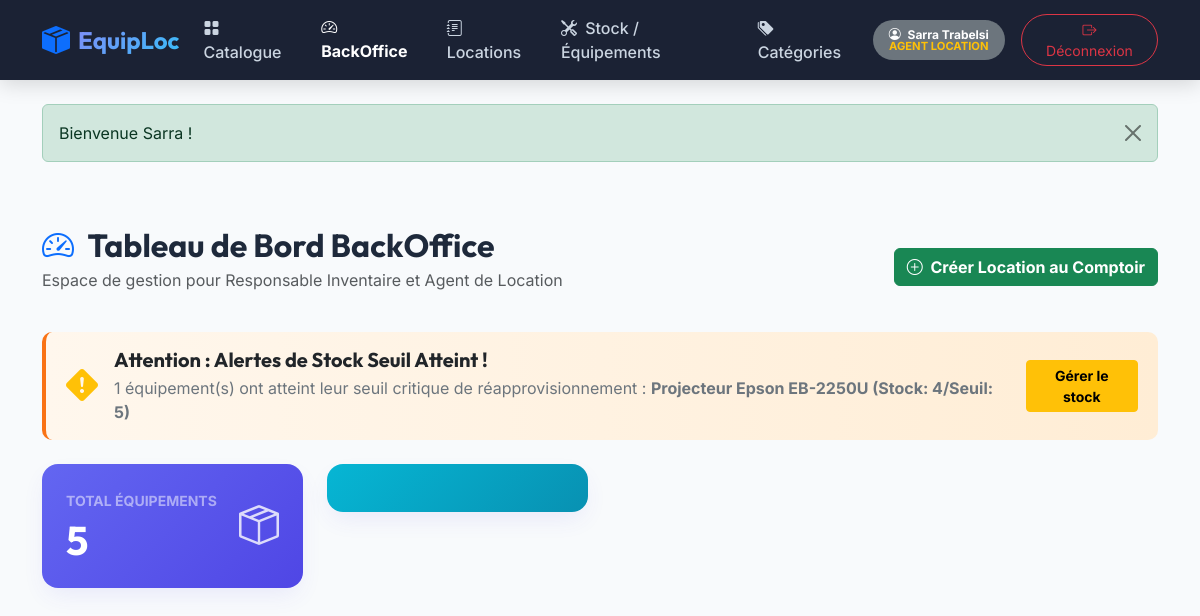
Screenshot of /public/index.php?action=dashboard (signed in) with the database file from the repository.
### tables this page shows
CREATE TABLE `location` (
  `id_location` INT AUTO_INCREMENT PRIMARY KEY,
  `id_client` INT NOT NULL,
  `id_agent` INT DEFAULT NULL,
  `id_equipement` INT NOT NULL,
  `quantite` INT NOT NULL DEFAULT 1,
  `date_debut` DATE NOT NULL,
  `date_fin` DATE NOT NULL,
  `duree_jours` INT NOT NULL DEFAULT 1,
  `montant_total` DECIMAL(10,2) NOT NULL DEFAULT 0.00,
  `frais_supplementaires` DECIMAL(10,2) NOT NULL DEFAULT 0.00,
  `motif_frais` TEXT DEFAULT NULL,
  `statut` ENUM('En attente', 'Validée', 'En cours', 'Terminée', 'Annulée') NOT NULL DEFAULT 'En attente',
  `etat_retour` ENUM('Disponible', 'En maintenance', 'Endommagé') DEFAULT NULL,
  `date_creation` DATETIME NOT NULL DEFAULT CURRENT_TIMESTAMP,
  CONSTRAINT `fk_location_client` FOREIGN KEY (`id_client`) 
    REFERENCES `utilisateur` (`id_utilisateur`) ON DELETE CASCADE ON UPDATE CASCADE,
  CONSTRAINT `fk_location_agent` FOREIGN KEY (`id_agent`) 
    REFERENCES `utilisateur` (`id_utilisateur`) ON DELETE SET NULL ON UPDATE CASCADE,
  CONSTRAINT `fk_location_equipement` FOREIGN KEY (`id_equipement`) 
    REFERENCES `equipement` (`id_equipement`) ON DELETE RESTRICT ON UPDATE CASCADE
);

CREATE TABLE `utilisateur` (
  `id_utilisateur` INT AUTO_INCREMENT PRIMARY KEY,
  `nom` VARCHAR(100) NOT NULL,
  `prenom` VARCHAR(100) NOT NULL,
  `email` VARCHAR(150) NOT NULL UNIQUE,
  `mot_de_passe` VARCHAR(255) NOT NULL,
  `telephone` VARCHAR(20) DEFAULT NULL,
  `role` ENUM('responsable_inventaire', 'agent_location', 'client') NOT NULL DEFAULT 'client',
  `date_creation` DATETIME NOT NULL DEFAULT CURRENT_TIMESTAMP
);

CREATE TABLE `equipement` (
  `id_equipement` INT AUTO_INCREMENT PRIMARY KEY,
  `nom_equipement` VARCHAR(150) NOT NULL,
  `description` TEXT DEFAULT NULL,
  `prix_par_jour` DECIMAL(10,2) NOT NULL DEFAULT 0.00,
  `stock` INT NOT NULL DEFAULT 0,
  `seuil_alerte` INT NOT NULL DEFAULT 5,
  `etat` ENUM('Disponible', 'En location', 'En maintenance', 'Endommagé') NOT NULL DEFAULT 'Disponible',
  `image` VARCHAR(255) DEFAULT 'default_equipement.png',
  `id_categorie` INT NOT NULL,
  CONSTRAINT `fk_equipement_categorie` FOREIGN KEY (`id_categorie`) 
    REFERENCES `categorie` (`id_categorie`) ON DELETE RESTRICT ON UPDATE CASCADE
);

### controllers/DashboardController.php (called while the page is built, shortened)
<?php
require_once __DIR__ . '/../models/Equipement.php';
require_once __DIR__ . '/../models/Location.php';
require_once __DIR__ . '/../config/helpers.php';
class DashboardController {
    private Equipement $equipementModel;
    private Location $locationModel;
    public function __construct() {
        $this->equipementModel = new Equipement();
        $this->locationModel = new Location();
    }
    public function index(): void {
        $equipements   = $this->equipementModel->getAll();
        $alertesStock  = $this->equipementModel->getLowStockAlerts();
        $locations     = $this->locationModel->getAll();
        $totalEquipements = count($equipements);
        require_once __DIR__ . '/../views/backoffice/dashboard.php';
    }
}

### models/Location.php (called while the page is built, shortened)
<?php
require_once __DIR__ . '/../config/database.php';
require_once __DIR__ . '/Equipement.php';
class Location {
    private PDO $db;
    public function __construct() {
        $this->db = Database::getInstance();
    }
    public function getAll(?int $idClient = null): array {
        $sql = "SELECT l.*,
                       e.nom_equipement, e.prix_par_jour, e.image,
                       cat.nom_categorie,
                       client.nom AS client_nom, client.prenom AS client_prenom, client.email AS client_email, client.telephone AS client_telephone,
                       agent.nom AS agent_nom, agent.prenom AS agent_prenom
                FROM location l
                JOIN equipement e ON l.id_equipement = e.id_equipement
                JOIN categorie cat ON e.id_categorie = cat.id_categorie
                JOIN utilisateur client ON l.id_client = client.id_utilisateur
                LEFT JOIN utilisateur agent ON l.id_agent = agent.id_utilisateur";
        $params = [];
        $sql .= " ORDER BY l.id_location DESC";
        $stmt = $this->db->prepare($sql);
        $stmt->execute($params);
        return $stmt->fetchAll();
    }
}

### config/database.php (called while the page is built, shortened)
<?php
class Database {
    private static ?PDO $instance = null;
    public static function getInstance(): PDO {
        if (self::$instance === null) {
            try {
                $dsn = "mysql:host=" . DB_HOST . ";dbname=" . DB_NAME . ";charset=utf8mb4";
                $options = [
                    PDO::ATTR_ERRMODE            => PDO::ERRMODE_EXCEPTION,
                    PDO::ATTR_DEFAULT_FETCH_MODE => PDO::FETCH_ASSOC,
                    PDO::ATTR_EMULATE_PREPARES   => false,
                ];
                self::$instance = new PDO($dsn, DB_USER, DB_PASS, $options);
            } catch (PDOException $e) {
                die("Erreur de connexion à la base de données : " . htmlspecialchars($e->getMessage()));
            }
        }
        return self::$instance;
    }
}

### models/Equipement.php (called while the page is built, shortened)
<?php
require_once __DIR__ . '/../config/database.php';
class Equipement {
    private PDO $db;
    public function __construct() {
        $this->db = Database::getInstance();
    }
    public function getAll(): array {
        $sql = "SELECT e.*, c.nom_categorie
                FROM equipement e
                JOIN categorie c ON e.id_categorie = c.id_categorie
                ORDER BY e.id_equipement DESC";
        return $this->db->query($sql)->fetchAll();
    }
    public function getLowStockAlerts(): array {
        $sql = "SELECT e.*, c.nom_categorie
                FROM equipement e
                JOIN categorie c ON e.id_categorie = c.id_categorie
                WHERE e.stock <= e.seuil_alerte
                ORDER BY e.stock ASC";
        return $this->db->query($sql)->fetchAll();
    }
}

### views/backoffice/dashboard.php (the view, shortened to what this page needs)
<?php
require_once __DIR__ . '/../layout/header.php';
require_once __DIR__ . '/../layout/navbar.php';
?>
<div class="container py-5">
    <div class="d-flex justify-content-between align-items-center mb-4">
        <div>
            <h2 class="fw-bold mb-1"><i class="bi bi-speedometer2 text-primary me-2"></i> Tableau de Bord BackOffice</h2>
            <p class="text-muted">Espace de gestion pour Responsable Inventaire et Agent de Location</p>
        </div>
        <div class="d-flex gap-2">
            <a href="<?= BASE_URL ?>/index.php?action=location_comptoir" class="btn btn-success fw-bold">
                <i class="bi bi-plus-circle me-1"></i> Créer Location au Comptoir
            </a>
        </div>
    </div>
    <?php if (!empty($alertesStock)): ?>
        <div class="stock-alert-banner mb-4">
            <div class="d-flex align-items-center gap-3">
                <i class="bi bi-exclamation-diamond-fill text-warning fs-2"></i>
                <div class="flex-grow-1">
                    <h5 class="fw-bold text-dark mb-1">Attention : Alertes de Stock Seuil Atteint !</h5>
                    <p class="mb-0 text-secondary">
                        <?= count($alertesStock) ?> équipement(s) ont atteint leur seuil critique de réapprovisionnement :
                        <strong>
                            <?php foreach ($alertesStock as $idx => $ast): ?>
                                <?= htmlspecialchars($ast['nom_equipement']) ?> (Stock: <?= $ast['stock'] ?>/Seuil: <?= $ast['seuil_alerte'] ?>)<?= $idx < count($alertesStock) - 1 ? ', ' : '' ?>
                            <?php endforeach; ?>
                        </strong>
                    </p>
                </div>
                <a href="<?= BASE_URL ?>/index.php?action=equipements_admin" class="btn btn-warning btn-sm fw-bold">Gérer le stock</a>
            </div>
        </div>
    <?php endif; ?>
    <div class="row g-4 mb-5">
        <div class="col-md-6 col-lg-3">
            <div class="metric-card metric-card-purple">
                <div class="d-flex justify-content-between align-items-center">
                    <div>
                        <span class="text-white-50 text-uppercase fw-bold small">Total Équipements</span>
                        <h2 class="display-6 fw-bold mb-0 mt-1"><?= $totalEquipements ?></h2>
                    </div>
                    <i class="bi bi-box-seam metric-icon"></i>
                </div>
            </div>
        </div>
        <div class="col-md-6 col-lg-3">
            <div class="metric-card metric-card-cyan">

### views/layout/navbar.php (shortened to what this page needs)
<?php
$user = currentUser();
?>
<nav class="navbar navbar-expand-lg navbar-dark navbar-custom sticky-top">
    <div class="container">
        <a class="navbar-brand d-flex align-items-center gap-2" href="<?= BASE_URL ?>/index.php">
            <i class="bi bi-box-seam-fill fs-3 text-primary"></i>
            <span class="fs-4 fw-bold">EquipLoc</span>
        </a>
        <div class="collapse navbar-collapse" id="navbarContent">
            <ul class="navbar-nav me-auto mb-2 mb-lg-0">
                <li class="nav-item">
                    <a class="nav-link <?= (!isset($_GET['action']) || $_GET['action'] === 'catalogue') ? 'active' : '' ?>" href="<?= BASE_URL ?>/index.php?action=catalogue">
                        <i class="bi bi-grid-fill me-1"></i> Catalogue
                    </a>
                </li>
                <?php if (isLoggedIn()): ?>
                    <?php if (hasRole(ROLE_RESPONSABLE, ROLE_AGENT)): ?>
                        <li class="nav-item">
                            <a class="nav-link text-warning fw-bold <?= (($_GET['action'] ?? '') === 'dashboard') ? 'active' : '' ?>" href="<?= BASE_URL ?>/index.php?action=dashboard">
                                <i class="bi bi-speedometer2 me-1"></i> BackOffice
                            </a>
                        </li>
                        <li class="nav-item">
                            <a class="nav-link <?= (($_GET['action'] ?? '') === 'locations_admin') ? 'active' : '' ?>" href="<?= BASE_URL ?>/index.php?action=locations_admin">
                                <i class="bi bi-journal-text me-1"></i> Locations
                            </a>
                        </li>
                        <li class="nav-item">
                            <a class="nav-link <?= (($_GET['action'] ?? '') === 'equipements_admin') ? 'active' : '' ?>" href="<?= BASE_URL ?>/index.php?action=equipements_admin">
                                <i class="bi bi-tools me-1"></i> Stock / Équipements
                            </a>
                        </li>
                        <li class="nav-item">
                            <a class="nav-link <?= (($_GET['action'] ?? '') === 'categories') ? 'active' : '' ?>" href="<?= BASE_URL ?>/index.php?action=categories">
                                <i class="bi bi-tags-fill me-1"></i> Catégories
                            </a>
                        </li>
                    <?php endif; ?>
                <?php endif; ?>
            </ul>
            <div class="d-flex align-items-center gap-3">
                <?php if (isLoggedIn()): ?>
                    <span class="badge bg-secondary rounded-pill px-3 py-2">
                        <i class="bi bi-person-circle me-1"></i>
                        <?= htmlspecialchars($user['prenom'] . ' ' . $user['nom']) ?>
                        <small class="d-block text-warning" style="font-size: 0.7rem;">
                            <?= str_replace('_', ' ', strtoupper($user['role'])) ?>
                        </small>
                    </span>
                    <a href="<?= BASE_URL ?>/index.php?action=logout" class="btn btn-outline-danger btn-sm rounded-pill px-3">
                        <i class="bi bi-box-arrow-right"></i> Déconnexion
                    </a>
                <?php endif; ?>
            </div>
        </div>
    </div>
</nav>
<div class="container mt-4">
    <?= displayFlash() ?>
</div>

### public/assets/css/style.css (style rules this page uses)
:root { --primary-color: #4f46e5; --primary-hover: #4338ca; --secondary-color: #06b6d4; --accent-color: #f59e0b; --dark-bg: #0f172a; --card-bg: #ffffff; --text-main: #1e293b; --text-muted: #64748b; --border-color: #e2e8f0; --radius-lg: 16px; --radius-md: 10px; --shadow-sm: 0 4px 6px -1px rgba(0, 0, 0, 0.05); --shadow-md: 0 10px 25px -5px rgba(79, 70, 229, 0.1); --shadow-lg: 0 20px 30px -10px rgba(0, 0, 0, 0.12); }
body { font-family: 'Inter', sans-serif; background-color: #f8fafc; color: var(--text-main); min-height: 100vh; display: flex; flex-direction: column; }
h1, h2, h3, h4, h5, h6, .navbar-brand { font-family: 'Outfit', sans-serif; font-weight: 700; }
.navbar-custom { background: rgba(15, 23, 42, 0.95); backdrop-filter: blur(12px); box-shadow: 0 4px 20px rgba(0,0,0,0.15); }
.navbar-brand span { background: linear-gradient(135deg, #818cf8 0%, #38bdf8 100%); -webkit-background-clip: text; -webkit-text-fill-color: transparent; }
.nav-link { font-weight: 500; color: #cbd5e1 !important; transition: all 0.2s ease; }
.nav-link:hover, .nav-link.active { color: #ffffff !important; transform: translateY(-1px); }
.metric-card { border-radius: var(--radius-lg); padding: 1.5rem; color: #fff; box-shadow: var(--shadow-md); position: relative; overflow: hidden; }
.metric-card-purple { background: linear-gradient(135deg, #6366f1 0%, #4f46e5 100%); }
.metric-card-cyan { background: linear-gradient(135deg, #06b6d4 0%, #0891b2 100%); }
.metric-icon { font-size: 2.5rem; opacity: 0.8; }
.stock-alert-banner { background: linear-gradient(90deg, #fff7ed 0%, #ffedd5 100%); border-left: 4px solid #f97316; border-radius: var(--radius-md); padding: 1rem 1.25rem; }

### rows the page displays
location: id_agent.nom "Sarra Trabelsi"
equipement: nom_equipement "Projecteur Epson EB-2250U", stock "4", seuil_alerte "5"

### other values shown
str_replace('_', ' ', strtoupper($user['role'])) "AGENT LOCATION"
$flash['message'] "Bienvenue Sarra !"
count($alertesStock) "1"
$totalEquipements "5"
